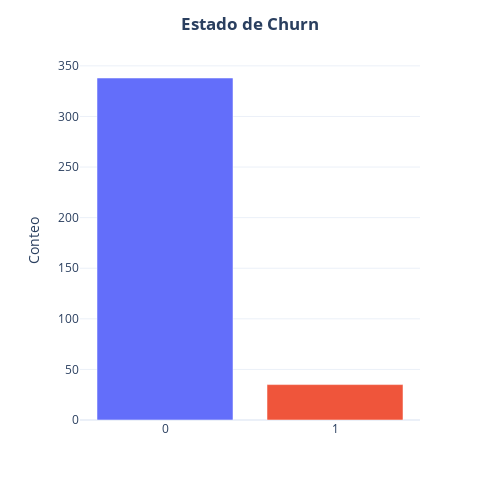

The notebook cell saved with this chart:
### Code cell
# Agrupamos datos categóricos 'Churn Comercial'
variable = 'Churn Comercial'
df[variable] = df[variable].astype(str)
df_cat = df.groupby(variable)['org_id.value'].agg(Conteo='count').reset_index()

# Crear gráfico de barras con Plotly
fig = px.bar(
    df_cat,
    x=variable,
    y='Conteo', 
    color=variable,
    template='plotly_white'
)

fig.update_layout(
    title='<b>Estado de Churn</b><br>',
    width=500,
    height=500,
    xaxis_title='', 
    yaxis_title='Conteo', 
    title_x = 0.5,
    showlegend=False,
    #xaxis_tickangle=-45
)

fig.show()

### Figure 1 — Plotly figure (JSON) as saved in the notebook; plotly's stock layout.template omitted (floating-point values rounded to 4 significant figures)
{"data": [{"alignmentgroup": "True", "hovertemplate": "Churn Comercial=%{x}<br>Conteo=%{y}<extra></extra>", "legendgroup": "0", "marker": {"color": "#636efa", "pattern": {"shape": ""}}, "name": "0", "offsetgroup": "0", "orientation": "v", "showlegend": true, "textposition": "auto", "type": "bar", "x": ["0"], "xaxis": "x", "y": [338], "yaxis": "y"}, {"alignmentgroup": "True", "hovertemplate": "Churn Comercial=%{x}<br>Conteo=%{y}<extra></extra>", "legendgroup": "1", "marker": {"color": "#EF553B", "pattern": {"shape": ""}}, "name": "1", "offsetgroup": "1", "orientation": "v", "showlegend": true, "textposition": "auto", "type": "bar", "x": ["1"], "xaxis": "x", "y": [35], "yaxis": "y"}], "layout": {"barmode": "relative", "height": 500, "legend": {"title": {"text": "Churn Comercial"}, "tracegroupgap": 0}, "margin": {"t": 60}, "showlegend": false, "title": {"text": "<b>Estado de Churn</b><br>", "x": 0.5}, "width": 500, "xaxis": {"anchor": "y", "categoryarray": ["0", "1"], "categoryorder": "array", "domain": [0, 1], "title": {"text": ""}}, "yaxis": {"anchor": "x", "domain": [0, 1], "title": {"text": "Conteo"}}}}
